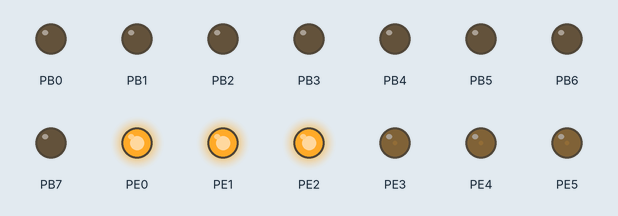
A program run on a simulated ATmega2560, built with avr-gcc and emulated at 14.7456 MHz. Shown: output pins drawn as LEDs (lit = HIGH).

Above: at 0.1 s.
Timing chart, 0 to 1.6 s (numbered marks = the images above):
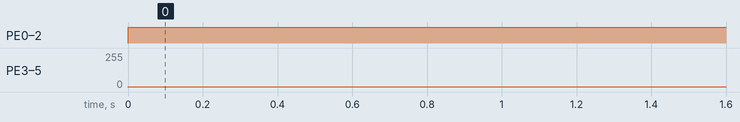

The program:

main.c
```c
/*
 * 4-wheel-omni-drive.c
 *
 * Created: 14-02-2018 14:45:23
 * Author : Sahil
 *
 * Description:
 *   Control system for a 4-wheel omni-directional drive robot
 *   Controlled via serial communication (Bluetooth or similar)
 *   Uses PWM and joystick vector mapping for motion control
 */

#define F_CPU 14745600UL

#include <avr/io.h>
#include <util/delay.h>
#include <avr/eeprom.h>
#include <avr/interrupt.h>
#include <stdlib.h>

// Serial communication setup
#define BAUD 9600
#define BAUDRATE ((F_CPU / (BAUD * 16UL)) - 1)

// Motor direction and PWM output
#define drive_dir PORTB
#define drive_pwm1 OCR3A    // Front Right Wheel
#define drive_pwm2 OCR3B    // Front Left Wheel
#define drive_pwm3 OCR3C    // Rear Right Wheel
#define drive_pwm4 OCR4A    // Rear Left Wheel

// Communication buffers
uint8_t RX[16] = {100};
uint8_t TX[16] = {1,2,3,4,5,6,7,8,9,10,11,12,13,14,15,16};

// Communication flags and buffers
int RX_range = 200;
int RX_raw = 255;
int RX_ad = 255;
int RX_count = 0;
int flag[16] = {0};
uint8_t TX_raw = 200;
uint8_t TX_ad = 201;
uint8_t TX_flag = 0;

// PS2 button mappings
#define PS_L1 10
#define PS_R1 11
#define PS_L2 8
#define PS_R2 9
#define PS_L3 6
#define PS_R3 7
#define PS_SQUARE 14
#define PS_TRIANGLE 12
#define PS_CIRCLE 13
#define PS_CROSS 15
#define PS_UP 2
#define PS_DOWN 5
#define PS_LEFT 4
#define PS_RIGHT 3
#define PS_START 0
#define PS_SELECT 1

// Motor speed vectors
int w1 = 0, w2 = 0, w3 = 0, w4 = 0;
int js_error = 20;
int pwm_range = 120;

// Analog joystick inputs
int xj1 = 0, yj1 = 0, xj2 = 0, yj2 = 0;
int pot1 = 0, pot2 = 0, pot3 = 0, pot4 = 0;

// Button states
int butt[16] = {0};

// Function declarations
void manual();
void drive_4W(int x_vect, int y_vect, int m_vect);
void drivewheel_1(int sp_vect);
void drivewheel_2(int sp_vect);
void drivewheel_3(int sp_vect);
void drivewheel_4(int sp_vect);
long map_value(long in_value, long in_min, long in_max, long out_min, long out_max);
long limit_var(long in_var, long l_limit, long h_limit);
void pwm_init();
void serialstart_3();
void receive();

int main(void)
{
    // Set Data Direction Registers
    DDRB = 0xFF;    // PORTB - Motor directions
    DDRE = 0xFF;    // PWM outputs (OC3A, OC3B, OC3C)
    PORTE = 0xFF;   // Pull-up
    DDRH = 0xFF;    // PWM outputs (OC4A)
    DDRJ = 0xFF;    // Serial TX on port J

    sei();              // Enable global interrupts
    serialstart_3();    // Start serial port 3
    pwm_init();         // Initialize PWM

    drive_4W(0, 0, 0);  // Stop wheels on start

    while (1)
    {
        manual();       // Run manual control
    }
}

void manual()
{
    drive_4W(xj1, yj1, (xj2 + yj2) / 2);  // Drive via joystick input
}

// Omni-wheel inverse kinematics
void drive_4W(int x_vect, int y_vect, int m_vect)
{
    w1 = -x_vect - y_vect + m_vect;
    w2 = x_vect - y_vect - m_vect;
    w3 = x_vect - y_vect + m_vect;
    w4 = -x_vect - y_vect - m_vect;

    drivewheel_1(w1);
    drivewheel_2(w2);
    drivewheel_3(w3);
    drivewheel_4(w4);
}

// Front Right wheel
void drivewheel_1(int sp_vect)
{
    sp_vect = limit_var(sp_vect, -255, 255);
    if (sp_vect < -js_error)
    {
        drive_dir |= (1 << PD0);
        drive_dir &= ~(1 << PD1);
        sp_vect = -sp_vect;
    }
    else if (sp_vect > js_error)
    {
        drive_dir |= (1 << PD1);
        drive_dir &= ~(1 << PD0);
    }
    else
    {
        sp_vect = 0;
    }
    drive_pwm1 = sp_vect;
}

// Front Left wheel
void drivewheel_2(int sp_vect)
{
    sp_vect = limit_var(sp_vect, -255, 255);
    if (sp_vect < -js_error)
    {
        drive_dir |= (1 << PD2);
        drive_dir &= ~(1 << PD3);
        sp_vect = -sp_vect;
    }
    else if (sp_vect > js_error)
    {
        drive_dir |= (1 << PD3);
        drive_dir &= ~(1 << PD2);
    }
    else
    {
        sp_vect = 0;
    }
    drive_pwm2 = sp_vect;
}

// Rear Right wheel
void drivewheel_3(int sp_vect)
{
    sp_vect = limit_var(sp_vect, -255, 255);
    if (sp_vect < -js_error)
    {
        drive_dir |= (1 << PD4);
        drive_dir &= ~(1 << PD5);
        sp_vect = -sp_vect;
    }
    else if (sp_vect > js_error)
    {
        drive_dir |= (1 << PD5);
        drive_dir &= ~(1 << PD4);
    }
    else
    {
        sp_vect = 0;
    }
    drive_pwm3 = sp_vect;
}

// Rear Left Wheel
void drivewheel_4(int sp_vect)
{
    sp_vect = limit_var(sp_vect, -255, 255);
    if (sp_vect < -js_error)
    {
        drive_dir |= (1 << PD6);
        drive_dir &= ~(1 << PD7);
        sp_vect = -sp_vect;
    }
    else if (sp_vect > js_error)
    {
        drive_dir |= (1 << PD6);
        drive_dir &= ~(1 << PD7);
    }
    else
    {
        sp_vect = 0;
    }
    drive_pwm4 = sp_vect;
}

// Map input from one range to another
long map_value(long in_value, long in_min, long in_max, long out_min, long out_max)
{
    return (in_value - in_min) * (out_max - out_min) / (in_max - in_min) + out_min;
}

// Constrain variable within a range
long limit_var(long in_var, long l_limit, long h_limit)
{
    if (in_var > h_limit) return h_limit;
    else if (in_var < l_limit) return l_limit;
    return in_var;
}

// Initialize PWM for Timer3 (OC3A, OC3B, OC3C, OC4A)
void pwm_init()
{
    TCCR3A |= (1 << COM3A1) | (1 << COM3B1) | (1 << COM3C1) | (1 << WGM30);
    TCCR3B |= (1 << CS32) | (1 << CS30) | (1 << WGM32);  // Fast PWM with prescaler 1024
    TCCR4A |= (1 << COM4A1) | (1 << WGM40);
    TCCR4B |= (1 << CS42) | (1 << CS40) | (1 << WGM42);  // Fast PWM with prescaler 1024
}

// Initialize USART3
void serialstart_3()
{
    UBRR3H = BAUDRATE >> 8;
    UBRR3L = BAUDRATE;
    UCSR3B = (1 << RXEN3) | (1 << TXEN3) | (1 << RXCIE3);  // Enable RX, TX, and RX interrupt
    UCSR3C = (1 << UCSZ31) | (1 << UCSZ30);                // 8-bit data
}

// USART RX Interrupt Handler
ISR(USART3_RX_vect)
{
    RX_count = 1;
    RX_raw = UDR3;

    if ((RX_raw > 200) && (RX_raw < 255)) // Address bytes
    {
        RX_ad = RX_raw;

        if ((RX_raw > 230) && (RX_raw < 247)) // Button values
        {
            uint8_t r_temp0 = RX_raw - 231;
            butt[r_temp0] = 1;
        }
    }
    else if ((RX_raw >= 0) && (RX_raw < 201)) // Actual data
    {
        uint8_t r_temp1 = RX_ad - 201;
        if (r_temp1 < 16)
        {
            RX[r_temp1] = RX_raw;
        }
    }
}

// Process received data
void receive()
{
    yj1 = map_value(RX[0], 0, RX_range, -pwm_range, pwm_range);
    xj1 = map_value(RX[1], 0, RX_range, pwm_range, -pwm_range);
    yj2 = map_value(RX[2], 0, RX_range, -pwm_range, pwm_range);
    xj2 = map_value(RX[3], 0, RX_range, pwm_range, -pwm_range);

    // Clear each button manually (explicitly preserved)
    if (butt[PS_START] == 1) butt[PS_START] = 0;
    if (butt[PS_SELECT] == 1) butt[PS_SELECT] = 0;
    if (butt[PS_UP] == 1) butt[PS_UP] = 0;
    if (butt[PS_DOWN] == 1) butt[PS_DOWN] = 0;
    if (butt[PS_LEFT] == 1) butt[PS_LEFT] = 0;
    if (butt[PS_RIGHT] == 1) butt[PS_RIGHT] = 0;
    if (butt[PS_SQUARE] == 1) butt[PS_SQUARE] = 0;
    if (butt[PS_CIRCLE] == 1) butt[PS_CIRCLE] = 0;
    if (butt[PS_TRIANGLE] == 1) butt[PS_TRIANGLE] = 0;
    if (butt[PS_CROSS] == 1) butt[PS_CROSS] = 0;
    if (butt[PS_L1] == 1) butt[PS_L1] = 0;
    if (butt[PS_R1] == 1) butt[PS_R1] = 0;
    if (butt[PS_L2] == 1) butt[PS_L2] = 0;
    if (butt[PS_R2] == 1) butt[PS_R2] = 0;
    if (butt[PS_L3] == 1) butt[PS_L3] = 0;
    if (butt[PS_R3] == 1) butt[PS_R3] = 0;
}
```

Measured:
- by itself, PE0–2: LOW → HIGH at 0.00 s
- by itself, PE3–5: 0/255 → 1/255 at 0.00 s
